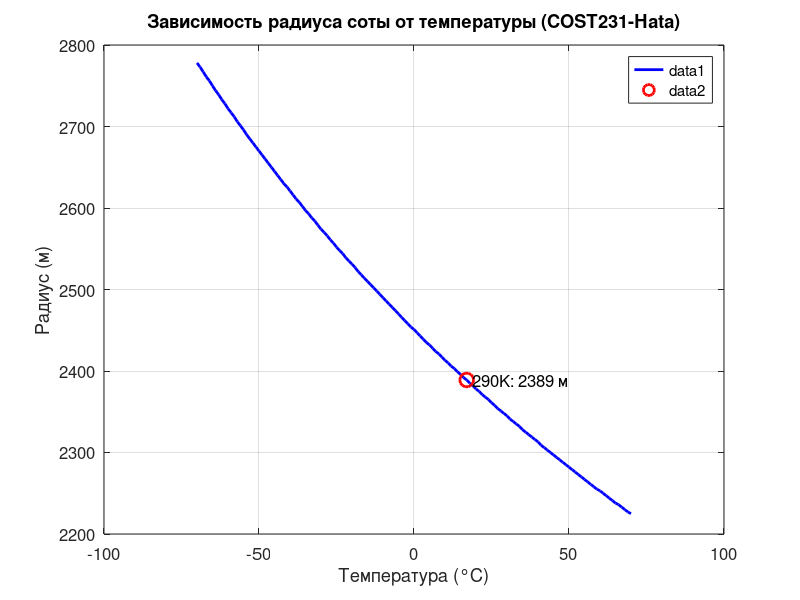

The MATLAB source for this figure:
clc; clear; close all;

Power_BS = 46; % (дБм)
Gain_BS = 21; % (дБи)
M_int = 1; % (дБ)
M_pen = 15; % (дБ)
BW_DL = 20 * 10^6; % Полоса частот в DL (20 МГц)
NF_UE = 6; % Коэффициент шума приемника пользователя (дБ)
SINR_DL = 2; % (дБ)
feeder_loss = 2 + 0.4 + 0.5; % Потери в фидере, МШУ, Джампер (Дб)
mimo = 3; % Выйгрыш от MIMO (Дб)
frequency = 1800; % МГц

hBS = 30;
hms = 1.5;
A = 46.3;
B = 33.9;
a = (1.1 * log10(frequency)) * hms - (1.56 * log10(frequency) - 0.8);
Lclutter = 0;

% Диапазон температур от -70C до +70C (в Кельвинах)
temperature_K = linspace(-70+273.15, 70+273.15, 141);
temperature_C = temperature_K - 273.15; % для оси X на графике

k = 1.380649e-23; % Постоянная Больцмана
max_dist = zeros(size(temperature_K));

distance_km = linspace(0.001, 10, 10000); % км (достаточно до 10 км)

% Расчет потерь PL по COST231 (не зависит от температуры)
s = zeros(size(distance_km));
idx_ge_1 = distance_km >= 1;
s(idx_ge_1) = 44.9 - 6.55 * log10(frequency);
idx_lt_1 = distance_km < 1;
s(idx_lt_1) = (47.88 + 13.9 * log10(frequency) - 13.9 * log10(hBS)) / log10(50);

PL = A + B * log10(frequency) - 13.82 * log10(hBS) - a + s .* log10(distance_km) + Lclutter;

% Для каждой температуры рассчитываем радиус
for i = 1:length(temperature_K)
    N_UE = 10 * log10(k * temperature_K(i) * BW_DL) + 30; % в дБм
    RxSens_UE = N_UE + SINR_DL + NF_UE;
    
    MAPL_DL = Power_BS + mimo + Gain_BS - feeder_loss - M_int - M_pen - RxSens_UE;
    
    [~, idx] = min(abs(PL - MAPL_DL));
    max_dist(i) = distance_km(idx) * 1000;
end

figure;
plot(temperature_C, max_dist, 'b-', 'LineWidth', 2);
grid on;
title("Зависимость радиуса соты от температуры (COST231-Hata)");
xlabel("Температура (°C)");
ylabel("Радиус (м)");
set(gca, 'FontSize', 12);

[~, idx_290K] = min(abs(temperature_K - 290));
hold on;
plot(temperature_C(idx_290K), max_dist(idx_290K), 'ro', 'MarkerSize', 10, 'LineWidth', 2);
text(temperature_C(idx_290K)+2, max_dist(idx_290K), sprintf('290K: %.0f м', max_dist(idx_290K)), 'FontSize', 12);

fprintf('При температуре 290K (17°C):\n');
fprintf('  Радиус = %.1f м\n', max_dist(idx_290K));
fprintf('  MAPL_DL = %.2f дБ\n', Power_BS + mimo + Gain_BS - feeder_loss - M_int - M_pen - ...
    (10 * log10(k * 290 * BW_DL) + 30 + SINR_DL + NF_UE));

if exist('radius_from_python', 'var')
    yline(radius_from_python, 'g--', 'LineWidth', 1.5, 'DisplayName', sprintf('Python: %.0f м', radius_from_python));
end
legend show;
